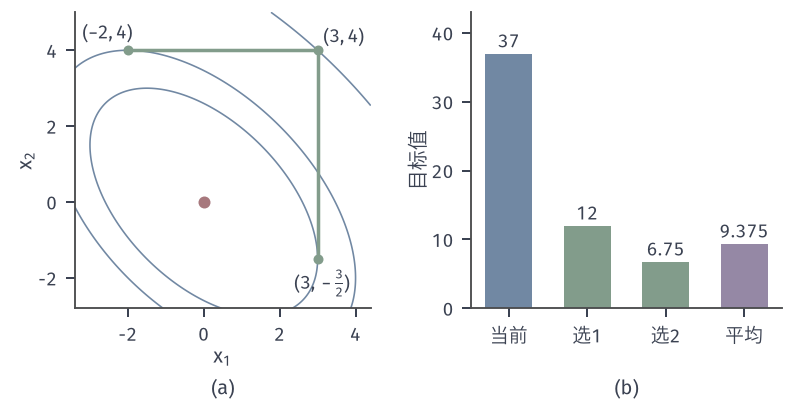

This figure's Python source:
from pathlib import Path
import sys
sys.path.insert(0, str(Path(__file__).resolve().parents[1]))
from block_common import *
HERE = Path(__file__).resolve().parent
# From (3,4), f=x1^2+x1x2+x2^2: the two possible exact coordinate updates and their mean decrease.
fig, (a, b) = figure(width_mm=112, height_mm=58, ncols=2)
panel(fig, .085, .985, .97, .25, wspace=.3)
contour_c(a, (-3.4, 4.4), (-2.8, 5), [6.75, 12, 37])
a.plot([3, -2], [4, 4], color=GREEN, lw=1.4, zorder=4); a.plot([3, 3], [4, -1.5], color=GREEN, lw=1.4, zorder=4)
a.plot([3, -2, 3], [4, 4, -1.5], 'o', color=GREEN, ms=4, mew=0, zorder=5); opt(a)
a.text(3.15, 4.2, '$(3,4)$', fontsize=7.5, color=INK); a.text(-3.2, 4.3, '$(-2,4)$', fontsize=7.5, color=INK); a.text(3.12, -2.3, r'$(3,-\frac{3}{2})$', fontsize=7.5, color=INK, ha='center')
a.set_xlabel('$x_1$', labelpad=1); a.set_ylabel('$x_2$', labelpad=1); a.set_aspect('equal'); a.set_xlim(-3.4, 4.4); a.set_ylim(-2.8, 5)
vals = [37, 12, 6.75, 9.375]; cols = [BLUE, GREEN, GREEN, PURPLE]
b.bar(range(4), vals, color=cols, width=.6)
for i, v in enumerate(vals): b.text(i, v+.9, f'{v:g}', fontsize=7.5, color=INK, ha='center')
b.set_xticks(range(4)); b.set_xticklabels(['当前', '选1', '选2', '平均']); b.set_ylabel('目标值', labelpad=1); b.set_ylim(0, 43)
tag(fig, a, '(a)'); tag(fig, b, '(b)')
save(fig, HERE, 'figure', {'values': vals})
